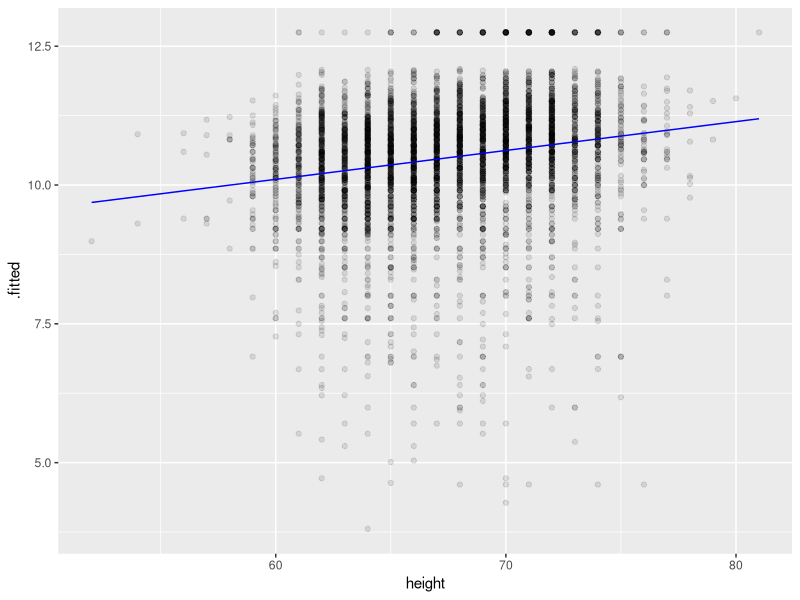

Write R code to recreate this figure. (Note: this script raises an error after producing the figure.)
## ---- chunk 1
library(tidyverse)
library(modelr)
library(broom)

wages <- heights %>% filter(income > 0)
## ---- chunk 2
mod_e <- lm(log(income) ~ education, data = wages)
mod_e
## ---- chunk 3
mod_h <- wages %>% lm(log(income) ~ height, data = .)
mod_h %>%
  tidy()

mod_h %>% 
  glance() %>% 
  select(adj.r.squared, p.value)
## ---- chunk 4
mod_eh <- wages %>% 
  lm(log(income) ~ education + height, data = .)

mod_eh %>% 
  tidy()
## ---- chunk 5
mod_ehs <- wages %>% 
  lm(log(income) ~ education + height + sex, data = .)

mod_ehs %>% 
  tidy()
## ---- chunk 6
mod_h %>% 
  augment(data = wages) %>% 
  ggplot(mapping = aes(x = height, y = .fitted)) +
    geom_point(mapping = aes(y = log(income)), alpha = 0.1) +
    geom_line(color = "blue")
## ---- chunk 7
mod_ehs %>% 
  augment(data = wages) %>% 
  ggplot(mapping = aes(x = height, y = .fitted, color = sex)) +
    geom_line() +
    facet_wrap(vars(education))
## ---- chunk 8
wages %>% 
  gather_predictions(mod_h, mod_eh, mod_ehs) %>%
  filter(education > 11) %>%
  ggplot(mapping = aes(x = height, y = pred, color = sex)) +
    geom_line() +
    facet_grid(rows = vars(model), cols = vars(education))
## ---- chunk 9
wages %>%
  gather_residuals(mod_e, mod_eh, mod_ehs, mod_h) %>%
  ggplot(mapping = aes(x = afqt, y = resid)) +
    geom_point() +
    facet_wrap(vars(model))
## ---- chunk 10
wages %>%
  gather_residuals(mod_e, mod_eh, mod_ehs, mod_h) %>%
  ggplot(mapping = aes(x = afqt, y = resid)) +
    geom_hex() +
    scale_fill_viridis_c() +
    facet_wrap(vars(model))
